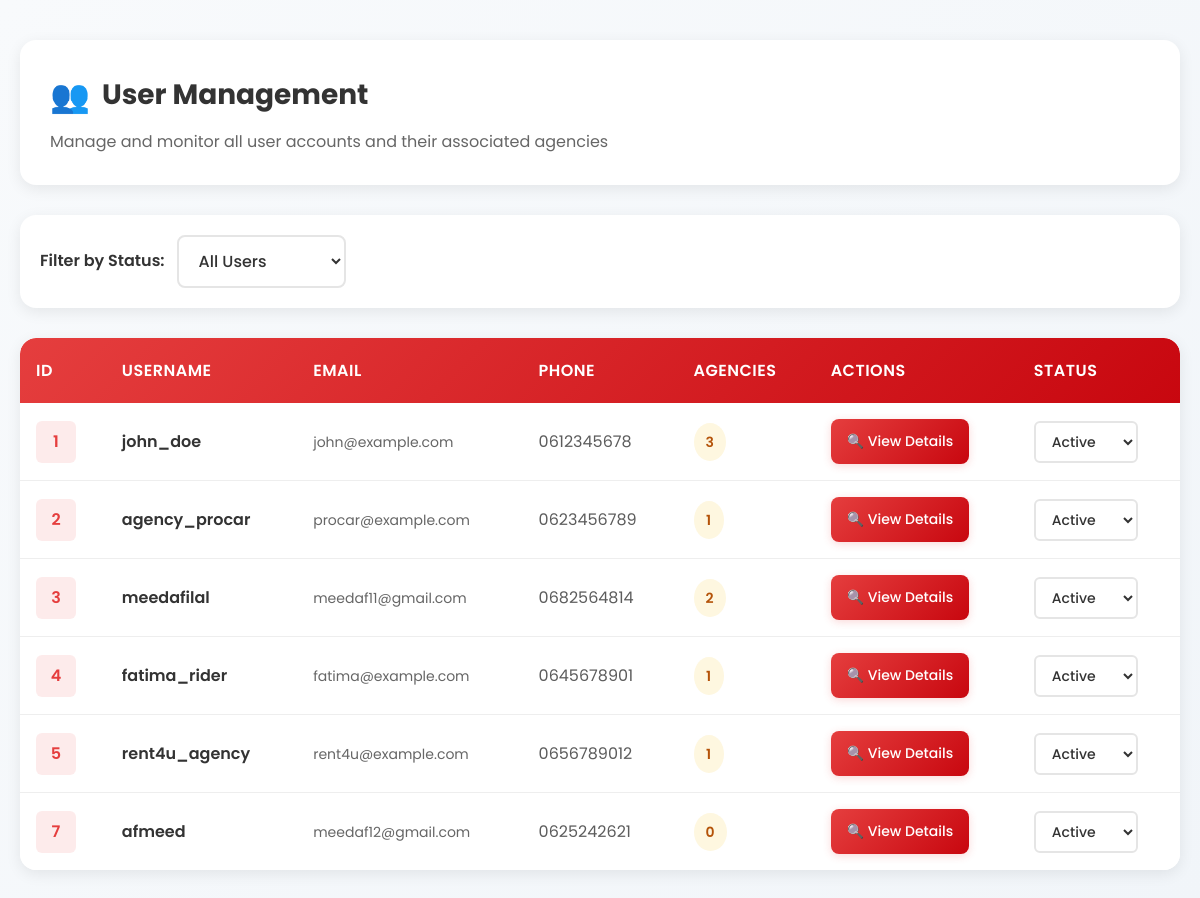
The app's page /api/dashboard/AdminDash/users.php, older data.
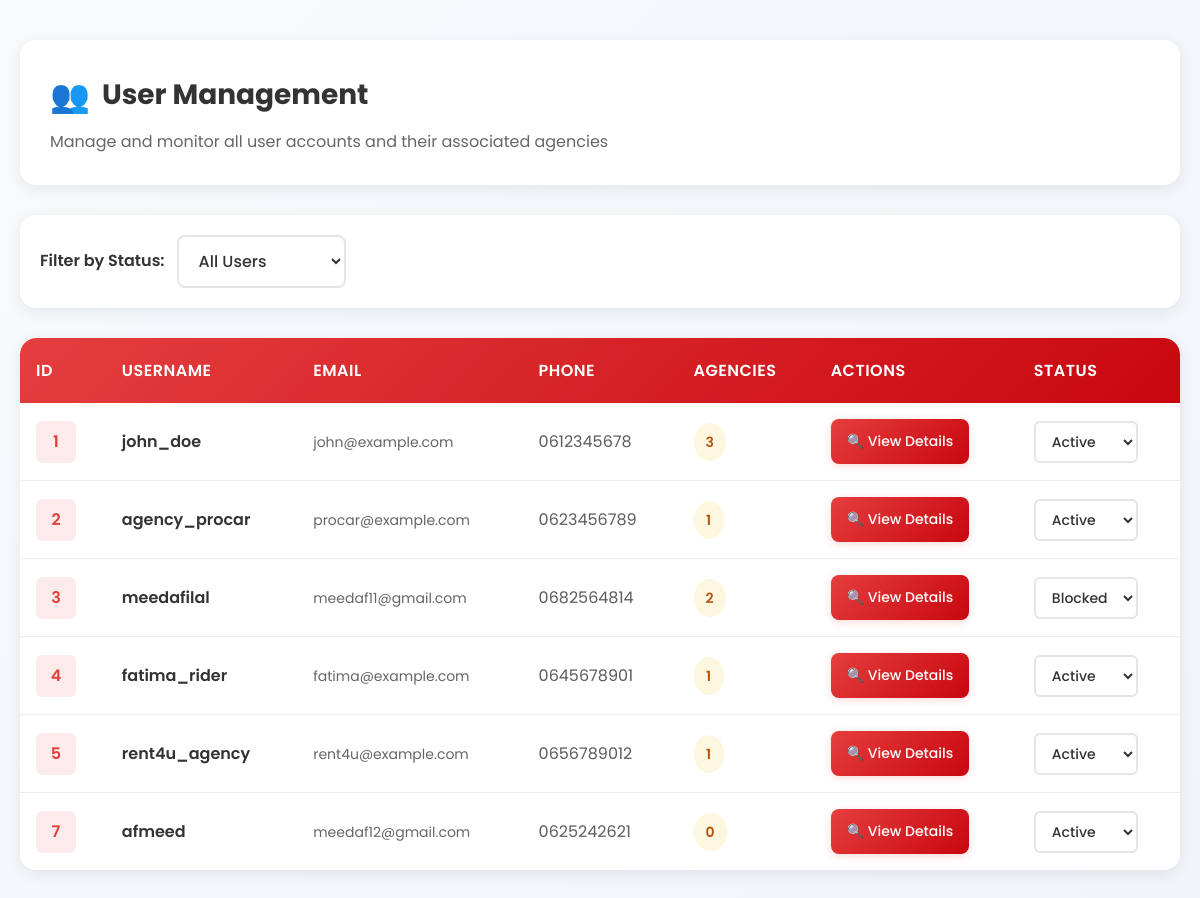
The same page, newer data.
### tables this page shows
CREATE TABLE `users` (
  `user_id` int(11) NOT NULL,
  `full_name` varchar(55) NOT NULL,
  `username` varchar(100) NOT NULL,
  `email` varchar(150) NOT NULL,
  `password` varchar(255) NOT NULL,
  `phone_number` varchar(15) NOT NULL,
  `registration_date` date DEFAULT curdate(),
  `user_type` enum('customer','admin') NOT NULL DEFAULT 'customer',
  `status` enum('active','blocked') NOT NULL DEFAULT 'active'
);

### api/dashboard/AdminDash/functions.php (called while the page is built, shortened)
<?php
require_once 'config.php';
function getUsersWithAgencyCount($status = null)
{
    global $pdo;
    $query = "
        SELECT
            u.user_id, u.username, u.email, u.phone_number, u.status,
            COUNT(a.agency_id) AS agency_count
        FROM users u
        LEFT JOIN agency a ON u.user_id = a.agency_owner_id
    ";
    $query .= " GROUP BY u.user_id";
    $stmt = $pdo->prepare($query);
    $stmt->execute();
    return $stmt->fetchAll(PDO::FETCH_ASSOC);
}
?>

### api/dashboard/AdminDash/users.php (the view, shortened to what this page needs)
<?php
require_once 'functions.php';
$statusFilter = $_GET['status'] ?? null;
$users = getUsersWithAgencyCount($statusFilter);
?>
<!DOCTYPE html>
<html lang="en">
<head>
    <link rel="stylesheet" href="css/users.css">
</head>
<body>
    <div class="container">
        <div class="header">
            <h1 class="stats-header">User Management</h1>
            <p class="header-subtitle">Manage and monitor all user accounts and their associated agencies</p>
        </div>
        <div class="controls-section">
            <div class="filter-container">
                <label for="status-filter" class="filter-label">Filter by Status:</label>
                <select id="status-filter" class="filter-select">
                    <option value="">All Users</option>
                </select>
            </div>
        </div>
        <div class="table-container">
            <table>
                <thead>
                    <tr>
                        <th>ID</th>
                        <th>Username</th>
                        <th>Email</th>
                        <th>Phone</th>
                        <th>Agencies</th>
                        <th>Actions</th>
                        <th>Status</th>
                    </tr>
                </thead>
                <tbody>
                    <?php foreach ($users as $user): ?>
                        <tr id="user-row-<?= $user['user_id'] ?>">
                            <td>
                                <span class="user-id"><?= $user['user_id'] ?></span>
                            </td>
                            <td>
                                <span class="username"><?= htmlspecialchars($user['username']) ?></span>
                            </td>
                            <td>
                                <span class="email"><?= htmlspecialchars($user['email']) ?></span>
                            </td>
                            <td>
                                <span class="phone"><?= htmlspecialchars($user['phone_number']) ?></span>
                            </td>
                            <td>
                                <span class="agency-count"><?= $user['agency_count'] ?></span>
                            </td>
                            <td>
                                <button class="view-btn" onclick="viewUserDetails(<?= $user['user_id'] ?>)">
                                    🔍 View Details
                                </button>
                            </td>
                            <td>
                                <select class="status-select" onchange="updateStatus(<?= $user['user_id'] ?>, this.value)">
                                    <option value="active" <?= $user['status'] === 'active' ? 'selected' : '' ?>>Active</option>
                                    <option value="blocked" <?= $user['status'] === 'blocked' ? 'selected' : '' ?>>Blocked</option>
                                </select>
                            </td>
                        </tr>
                    <?php endforeach; ?>
                </tbody>
            </table>
        </div>
    </div>
</body>
</html>

Row changes from the older to the newer data that the page shows:
changed users "meedafilal": status+user_id "Active" → "Blocked"
